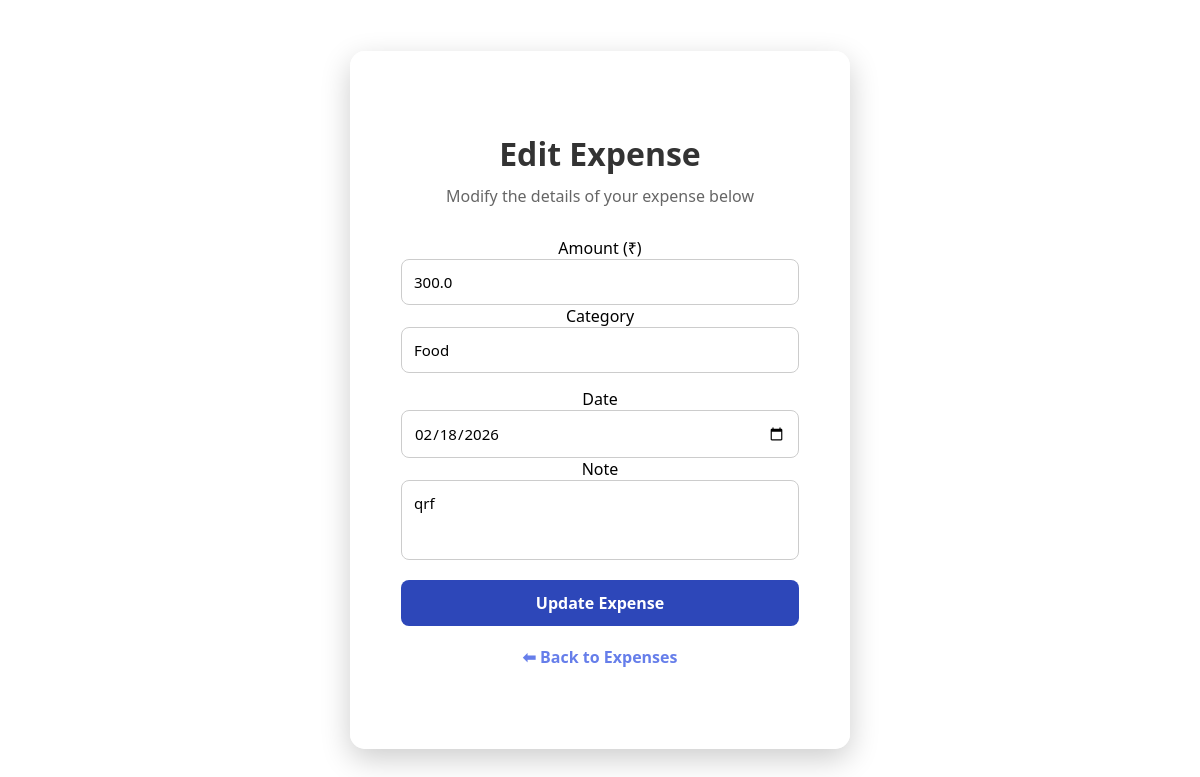
/edit/7 (signed in), run on the app's committed database.
### tables this page shows
CREATE TABLE expenses (
            id INTEGER PRIMARY KEY AUTOINCREMENT,
            username TEXT NOT NULL,
            amount REAL NOT NULL,
            category TEXT NOT NULL,
            date TEXT NOT NULL,
            note TEXT
        );

### app.py (the view, shortened to what this page needs)
@app.route("/edit/<int:expense_id>", methods=["GET", "POST"])
def edit_expense(expense_id):
    if "user" not in session:
        return redirect("/login")
    conn = get_db_connection()
    expense = conn.execute(
        "SELECT * FROM expenses WHERE id=? AND username=?",
        (expense_id, session["user"])
    ).fetchone()
    if not expense:
        conn.close()
        return "Unauthorized", 403
    conn.close()
    return render_template("edit_expense.html", expense=expense)

### app.py (called while the page is built)
def get_db_connection():
    conn = sqlite3.connect("expenses.db")
    conn.row_factory = sqlite3.Row
    return conn

### templates/edit_expense.html (shortened to what this page needs)
<!DOCTYPE html>
<html lang="en">
<head>
    <link rel="stylesheet" href="{{ url_for('static', filename='style.css') }}">
</head>
<body>
<div class="container">
    <h1>Edit Expense</h1>
    <p class="subtitle">Modify the details of your expense below</p>
    <form method="POST" class="expense-form">
        <div class="form-row">
            <div>
                <label>Amount (₹)</label>
                <input type="number" name="amount" value="{{ expense['amount'] }}" required>
            </div>
            <div>
                <label>Category</label>
                <input type="text" name="category" value="{{ expense['category'] }}" required>
            </div>
        </div>
        <div class="form-row">
            <div>
                <label>Date</label>
                <input type="date" name="date" value="{{ expense['date'] }}" required>
            </div>
            <div>
                <label>Note</label>
                <textarea name="note">{{ expense['note'] }}</textarea>
            </div>
        </div>
        <button type="submit" class="btn primary">Update Expense</button>
    </form>
    <a href="{{ url_for('view_expenses') }}" class="back-link">⬅ Back to Expenses</a>
</div>
</body>
</html>

### static/style.css (style rules this page uses)
* { margin: 0; padding: 0; box-sizing: border-box; font-family: "Segoe UI", sans-serif; }
body { height: 100vh; background-image: url("https://images.pexels.com/photos/27920274/pexels-photo-27920274.jpeg?cs=srgb&dl=pexels-jakubzerdzicki-27920274.jpg&fm=jpg"); background-size: cover; background-position: center; background-repeat: no-repeat; display: flex; align-items: center; justify-content: center; }
.container { background: rgba(255, 255, 255, 0.75); backdrop-filter: blur(10px); -webkit-backdrop-filter: blur(10px); padding: 80px 50px; width: 500px; text-align: center; border-radius: 15px; box-shadow: 0 10px 30px rgba(0,0,0,0.2); border: 1px solid rgba(255, 255, 255, 0.3); }
.container h1 { font-size: 32px; margin-bottom: 10px; color: #333; }
.subtitle { color: #666; margin-bottom: 30px; }
.btn { text-decoration: none; padding: 12px; border-radius: 8px; font-size: 16px; font-weight: 600; transition: 0.3s ease; cursor: pointer; border: none; }
.primary { background: #2d47b9; color: white; }
.expense-form { display: flex; flex-direction: column; gap: 15px; }
.expense-form input, .expense-form select, .expense-form textarea { padding: 12px; border-radius: 8px; border: 1px solid #ccc; font-size: 15px; width: 100%; }
.expense-form textarea { resize: none; height: 80px; }
.back-link { display: inline-block; margin-top: 20px; color: #667eea; text-decoration: none; font-weight: 600; }

### data on the page
expenses: amount "300.0", category "Food", date "02/18/2026", note "qrf"
